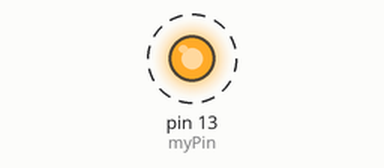
Simulated run of this sketch. Board: Arduino Uno, built with avr-gcc and run on an emulated ATmega328P. Parts: output pins drawn as LEDs (lit = HIGH). Dashed ring = blinking. What the sketch prints to the serial monitor is not drawn.

Above: at 1.0 s.
Timing chart, 0 to 5.8 s (numbered marks = the images above):
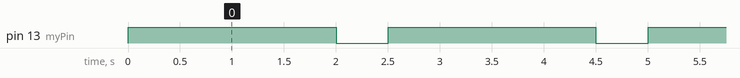

Measured:
- by itself, pin 13 (myPin): alternates HIGH for 2.0 s and LOW for 0.50 s

The sketch:

MyBlink.ino
```cpp
int myPin = 13;

void setup() {
  Serial.begin(9600);
  pinMode(myPin, OUTPUT);
  Serial.println();
  Serial.print("setup: pin #");
  Serial.print (myPin);
  Serial.println (" is in output mode.");
}

void loop() {
  digitalWrite(myPin, HIGH);
  Serial.print("setup: pin #");
  Serial.print (myPin);
  Serial.println (" is HIGH.");
  delay(2000);
  digitalWrite(myPin, LOW);
  Serial.print("setup: pin #");
  Serial.print (myPin);
  Serial.println (" is LOW.");
  delay(500);
}
```
